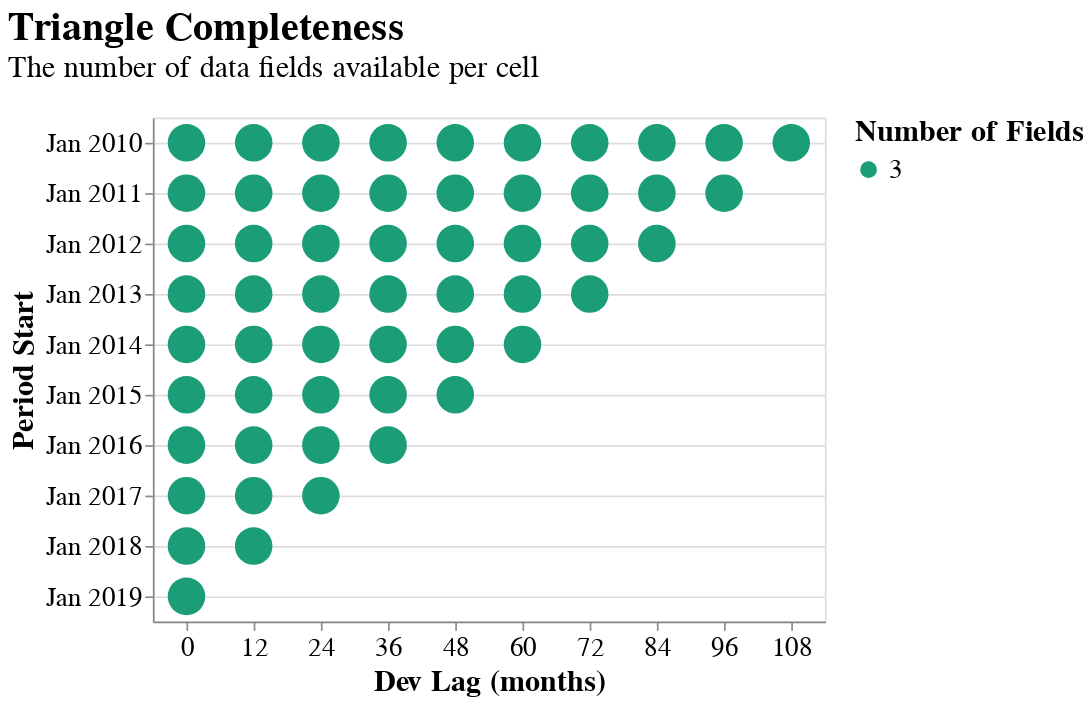

The notebook cell this image was saved under:
### Code cell
triangle.plot_data_completeness()

### Figure 1 — Vega-Lite specification as saved in the notebook (floating-point values rounded to 4 significant figures)
{"autosize": {"contains": "content", "resize": true}, "config": {"style": {"group-title": {"fontSize": 24}, "group-subtitle": {"fontSize": 18}, "guide-label": {"fontSize": 16, "font": "sans-serif"}, "guide-title": {"fontSize": 18, "font": "sans-serif"}}, "mark": {"color": "#1f8fff"}, "title": {"anchor": "start", "offset": 20}, "legend": {"orient": "right", "titleAnchor": "start", "layout": {"direction": "vertical"}, "labelFontSize": 16.0, "titleFontSize": 18.0}, "axis": {"labelFontSize": 16.0, "titleFontSize": 18.0}}, "data": {"values": [{"period_start": "2010-01-01T00:00:00", "period_end": "2010-12-31T00:00:00", "evaluation_date": "2010-12-31T00:00:00", "dev_lag": 0.0, "Number of Fields": 3, "Fields": "Reported Loss ($243,658,064), Paid Loss ($70,588,646), Earned Premium ($2,121,703,225)"}, {"period_start": "2010-01-01T00:00:00", "period_end": "2010-12-31T00:00:00", "evaluation_date": "2011-12-31T00:00:00", "dev_lag": 12.0, "Number of Fields": 3, "Fields": "Reported Loss ($395,096,938), Paid Loss ($191,049,873), Earned Premium ($2,162,103,901)"}, {"period_start": "2010-01-01T00:00:00", "period_end": "2010-12-31T00:00:00", "evaluation_date": "2012-12-31T00:00:00", "dev_lag": 24.0, "Number of Fields": 3, "Fields": "Reported Loss ($548,582,155), Paid Loss ($330,758,405), Earned Premium ($2,163,520,361)"}, {"period_start": "2010-01-01T00:00:00", "period_end": "2010-12-31T00:00:00", "evaluation_date": "2013-12-31T00:00:00", "dev_lag": 36.0, "Number of Fields": 3, "Fields": "Reported Loss ($686,344,518), Paid Loss ($491,636,366), Earned Premium ($2,163,624,849)"}, {"period_start": "2010-01-01T00:00:00", "period_end": "2010-12-31T00:00:00", "evaluation_date": "2014-12-31T00:00:00", "dev_lag": 48.0, "Number of Fields": 3, "Fields": "Reported Loss ($773,824,164), Paid Loss ($629,788,989), Earned Premium ($2,163,824,607)"}, {"period_start": "2010-01-01T00:00:00", "period_end": "2010-12-31T00:00:00", "evaluation_date": "2015-12-31T00:00:00", "dev_lag": 60.0, "Number of Fields": 3, "Fields": "Reported Loss ($832,966,812), Paid Loss ($720,524,903), Earned Premium ($2,163,842,844)"}, {"period_start": "2010-01-01T00:00:00", "period_end": "2010-12-31T00:00:00", "evaluation_date": "2016-12-31T00:00:00", "dev_lag": 72.0, "Number of Fields": 3, "Fields": "Reported Loss ($880,508,908), Paid Loss ($788,223,884), Earned Premium ($2,163,440,374)"}, {"period_start": "2010-01-01T00:00:00", "period_end": "2010-12-31T00:00:00", "evaluation_date": "2017-12-31T00:00:00", "dev_lag": 84.0, "Number of Fields": 3, "Fields": "Reported Loss ($932,015,319), Paid Loss ($851,971,064), Earned Premium ($2,163,468,443)"}, {"period_start": "2010-01-01T00:00:00", "period_end": "2010-12-31T00:00:00", "evaluation_date": "2018-12-31T00:00:00", "dev_lag": 96.0, "Number of Fields": 3, "Fields": "Reported Loss ($978,957,174), Paid Loss ($907,109,824), Earned Premium ($2,163,468,309)"}, {"period_start": "2010-01-01T00:00:00", "period_end": "2010-12-31T00:00:00", "evaluation_date": "2019-12-31T00:00:00", "dev_lag": 108.0, "Number of Fields": 3, "Fields": "Reported Loss ($1,015,084,834), Paid Loss ($951,027,598), Earned Premium ($2,163,466,434)"}, {"period_start": "2011-01-01T00:00:00", "period_end": "2011-12-31T00:00:00", "evaluation_date": "2011-12-31T00:00:00", "dev_lag": 0.0, "Number of Fields": 3, "Fields": "Reported Loss ($237,644,253), Paid Loss ($67,068,525), Earned Premium ($2,166,048,097)"}, {"period_start": "2011-01-01T00:00:00", "period_end": "2011-12-31T00:00:00", "evaluation_date": "2012-12-31T00:00:00", "dev_lag": 12.0, "Number of Fields": 3, "Fields": "Reported Loss ($410,075,452), Paid Loss ($196,829,619), Earned Premium ($2,210,528,644)"}, {"period_start": "2011-01-01T00:00:00", "period_end": "2011-12-31T00:00:00", "evaluation_date": "2013-12-31T00:00:00", "dev_lag": 24.0, "Number of Fields": 3, "Fields": "Reported Loss ($591,341,531), Paid Loss ($356,541,830), Earned Premium ($2,213,475,172)"}, {"period_start": "2011-01-01T00:00:00", "period_end": "2011-12-31T00:00:00", "evaluation_date": "2014-12-31T00:00:00", "dev_lag": 36.0, "Number of Fields": 3, "Fields": "Reported Loss ($748,491,770), Paid Loss ($530,208,704), Earned Premium ($2,214,381,998)"}, {"period_start": "2011-01-01T00:00:00", "period_end": "2011-12-31T00:00:00", "evaluation_date": "2015-12-31T00:00:00", "dev_lag": 48.0, "Number of Fields": 3, "Fields": "Reported Loss ($845,288,244), Paid Loss ($671,581,302), Earned Premium ($2,216,347,807)"}, {"period_start": "2011-01-01T00:00:00", "period_end": "2011-12-31T00:00:00", "evaluation_date": "2016-12-31T00:00:00", "dev_lag": 60.0, "Number of Fields": 3, "Fields": "Reported Loss ($928,326,572), Paid Loss ($777,006,516), Earned Premium ($2,215,957,619)"}, {"period_start": "2011-01-01T00:00:00", "period_end": "2011-12-31T00:00:00", "evaluation_date": "2017-12-31T00:00:00", "dev_lag": 72.0, "Number of Fields": 3, "Fields": "Reported Loss ($974,910,971), Paid Loss ($867,875,552), Earned Premium ($2,216,032,476)"}, {"period_start": "2011-01-01T00:00:00", "period_end": "2011-12-31T00:00:00", "evaluation_date": "2018-12-31T00:00:00", "dev_lag": 84.0, "Number of Fields": 3, "Fields": "Reported Loss ($1,024,221,477), Paid Loss ($941,927,554), Earned Premium ($2,216,951,753)"}, {"period_start": "2011-01-01T00:00:00", "period_end": "2011-12-31T00:00:00", "evaluation_date": "2019-12-31T00:00:00", "dev_lag": 96.0, "Number of Fields": 3, "Fields": "Reported Loss ($1,061,627,829), Paid Loss ($992,702,251), Earned Premium ($2,216,923,768)"}, {"period_start": "2012-01-01T00:00:00", "period_end": "2012-12-31T00:00:00", "evaluation_date": "2012-12-31T00:00:00", "dev_lag": 0.0, "Number of Fields": 3, "Fields": "Reported Loss ($236,985,777), Paid Loss ($74,068,913), Earned Premium ($2,201,404,074)"}, {"period_start": "2012-01-01T00:00:00", "period_end": "2012-12-31T00:00:00", "evaluation_date": "2013-12-31T00:00:00", "dev_lag": 12.0, "Number of Fields": 3, "Fields": "Reported Loss ($434,215,415), Paid Loss ($211,446,829), Earned Premium ($2,253,867,229)"}, {"period_start": "2012-01-01T00:00:00", "period_end": "2012-12-31T00:00:00", "evaluation_date": "2014-12-31T00:00:00", "dev_lag": 24.0, "Number of Fields": 3, "Fields": "Reported Loss ($622,628,001), Paid Loss ($380,348,689), Earned Premium ($2,255,215,248)"}, {"period_start": "2012-01-01T00:00:00", "period_end": "2012-12-31T00:00:00", "evaluation_date": "2015-12-31T00:00:00", "dev_lag": 36.0, "Number of Fields": 3, "Fields": "Reported Loss ($761,308,843), Paid Loss ($533,394,934), Earned Premium ($2,252,669,055)"}, {"period_start": "2012-01-01T00:00:00", "period_end": "2012-12-31T00:00:00", "evaluation_date": "2016-12-31T00:00:00", "dev_lag": 48.0, "Number of Fields": 3, "Fields": "Reported Loss ($859,756,537), Paid Loss ($665,906,667), Earned Premium ($2,252,484,614)"}, {"period_start": "2012-01-01T00:00:00", "period_end": "2012-12-31T00:00:00", "evaluation_date": "2017-12-31T00:00:00", "dev_lag": 60.0, "Number of Fields": 3, "Fields": "Reported Loss ($934,846,514), Paid Loss ($797,167,381), Earned Premium ($2,252,785,485)"}, {"period_start": "2012-01-01T00:00:00", "period_end": "2012-12-31T00:00:00", "evaluation_date": "2018-12-31T00:00:00", "dev_lag": 72.0, "Number of Fields": 3, "Fields": "Reported Loss ($1,002,440,030), Paid Loss ($904,656,221), Earned Premium ($2,254,487,581)"}, {"period_start": "2012-01-01T00:00:00", "period_end": "2012-12-31T00:00:00", "evaluation_date": "2019-12-31T00:00:00", "dev_lag": 84.0, "Number of Fields": 3, "Fields": "Reported Loss ($1,058,089,441), Paid Loss ($982,258,604), Earned Premium ($2,254,480,389)"}, {"period_start": "2013-01-01T00:00:00", "period_end": "2013-12-31T00:00:00", "evaluation_date": "2013-12-31T00:00:00", "dev_lag": 0.0, "Number of Fields": 3, "Fields": "Reported Loss ($244,232,778), Paid Loss ($73,447,874), Earned Premium ($2,224,631,996)"}, {"period_start": "2013-01-01T00:00:00", "period_end": "2013-12-31T00:00:00", "evaluation_date": "2014-12-31T00:00:00", "dev_lag": 12.0, "Number of Fields": 3, "Fields": "Reported Loss ($457,187,612), Paid Loss ($210,711,169), Earned Premium ($2,275,772,985)"}, {"period_start": "2013-01-01T00:00:00", "period_end": "2013-12-31T00:00:00", "evaluation_date": "2015-12-31T00:00:00", "dev_lag": 24.0, "Number of Fields": 3, "Fields": "Reported Loss ($645,823,551), Paid Loss ($372,893,164), Earned Premium ($2,274,498,914)"}, {"period_start": "2013-01-01T00:00:00", "period_end": "2013-12-31T00:00:00", "evaluation_date": "2016-12-31T00:00:00", "dev_lag": 36.0, "Number of Fields": 3, "Fields": "Reported Loss ($799,603,766), Paid Loss ($542,889,441), Earned Premium ($2,275,928,353)"}, {"period_start": "2013-01-01T00:00:00", "period_end": "2013-12-31T00:00:00", "evaluation_date": "2017-12-31T00:00:00", "dev_lag": 48.0, "Number of Fields": 3, "Fields": "Reported Loss ($928,152,534), Paid Loss ($721,878,438), Earned Premium ($2,277,274,161)"}, {"period_start": "2013-01-01T00:00:00", "period_end": "2013-12-31T00:00:00", "evaluation_date": "2018-12-31T00:00:00", "dev_lag": 60.0, "Number of Fields": 3, "Fields": "Reported Loss ($1,019,260,378), Paid Loss ($874,385,595), Earned Premium ($2,279,464,150)"}, {"period_start": "2013-01-01T00:00:00", "period_end": "2013-12-31T00:00:00", "evaluation_date": "2019-12-31T00:00:00", "dev_lag": 72.0, "Number of Fields": 3, "Fields": "Reported Loss ($1,085,654,963), Paid Loss ($979,417,880), Earned Premium ($2,280,764,989)"}, {"period_start": "2014-01-01T00:00:00", "period_end": "2014-12-31T00:00:00", "evaluation_date": "2014-12-31T00:00:00", "dev_lag": 0.0, "Number of Fields": 3, "Fields": "Reported Loss ($257,728,936), Paid Loss ($77,840,058), Earned Premium ($2,275,817,598)"}, {"period_start": "2014-01-01T00:00:00", "period_end": "2014-12-31T00:00:00", "evaluation_date": "2015-12-31T00:00:00", "dev_lag": 12.0, "Number of Fields": 3, "Fields": "Reported Loss ($474,976,820), Paid Loss ($224,195,933), Earned Premium ($2,305,299,918)"}, {"period_start": "2014-01-01T00:00:00", "period_end": "2014-12-31T00:00:00", "evaluation_date": "2016-12-31T00:00:00", "dev_lag": 24.0, "Number of Fields": 3, "Fields": "Reported Loss ($654,101,040), Paid Loss ($381,324,628), Earned Premium ($2,303,826,194)"}, {"period_start": "2014-01-01T00:00:00", "period_end": "2014-12-31T00:00:00", "evaluation_date": "2017-12-31T00:00:00", "dev_lag": 36.0, "Number of Fields": 3, "Fields": "Reported Loss ($802,949,191), Paid Loss ($552,141,966), Earned Premium ($2,304,620,424)"}, {"period_start": "2014-01-01T00:00:00", "period_end": "2014-12-31T00:00:00", "evaluation_date": "2018-12-31T00:00:00", "dev_lag": 48.0, "Number of Fields": 3, "Fields": "Reported Loss ($914,492,647), Paid Loss ($727,175,715), Earned Premium ($2,310,599,635)"}, {"period_start": "2014-01-01T00:00:00", "period_end": "2014-12-31T00:00:00", "evaluation_date": "2019-12-31T00:00:00", "dev_lag": 60.0, "Number of Fields": 3, "Fields": "Reported Loss ($1,004,012,351), Paid Loss ($862,705,701), Earned Premium ($2,313,481,775)"}, {"period_start": "2015-01-01T00:00:00", "period_end": "2015-12-31T00:00:00", "evaluation_date": "2015-12-31T00:00:00", "dev_lag": 0.0, "Number of Fields": 3, "Fields": "Reported Loss ($236,824,738), Paid Loss ($73,777,584), Earned Premium ($2,225,683,093)"}, {"period_start": "2015-01-01T00:00:00", "period_end": "2015-12-31T00:00:00", "evaluation_date": "2016-12-31T00:00:00", "dev_lag": 12.0, "Number of Fields": 3, "Fields": "Reported Loss ($421,744,079), Paid Loss ($202,024,927), Earned Premium ($2,250,495,643)"}, {"period_start": "2015-01-01T00:00:00", "period_end": "2015-12-31T00:00:00", "evaluation_date": "2017-12-31T00:00:00", "dev_lag": 24.0, "Number of Fields": 3, "Fields": "Reported Loss ($582,095,136), Paid Loss ($341,565,146), Earned Premium ($2,255,705,859)"}, {"period_start": "2015-01-01T00:00:00", "period_end": "2015-12-31T00:00:00", "evaluation_date": "2018-12-31T00:00:00", "dev_lag": 36.0, "Number of Fields": 3, "Fields": "Reported Loss ($731,870,058), Paid Loss ($499,511,793), Earned Premium ($2,261,322,270)"}, {"period_start": "2015-01-01T00:00:00", "period_end": "2015-12-31T00:00:00", "evaluation_date": "2019-12-31T00:00:00", "dev_lag": 48.0, "Number of Fields": 3, "Fields": "Reported Loss ($855,372,800), Paid Loss ($667,017,769), Earned Premium ($2,265,868,862)"}, {"period_start": "2016-01-01T00:00:00", "period_end": "2016-12-31T00:00:00", "evaluation_date": "2016-12-31T00:00:00", "dev_lag": 0.0, "Number of Fields": 3, "Fields": "Reported Loss ($242,792,529), Paid Loss ($73,883,593), Earned Premium ($2,267,223,159)"}, {"period_start": "2016-01-01T00:00:00", "period_end": "2016-12-31T00:00:00", "evaluation_date": "2017-12-31T00:00:00", "dev_lag": 12.0, "Number of Fields": 3, "Fields": "Reported Loss ($422,751,136), Paid Loss ($201,704,277), Earned Premium ($2,374,180,260)"}, {"period_start": "2016-01-01T00:00:00", "period_end": "2016-12-31T00:00:00", "evaluation_date": "2018-12-31T00:00:00", "dev_lag": 24.0, "Number of Fields": 3, "Fields": "Reported Loss ($610,448,194), Paid Loss ($348,315,018), Earned Premium ($2,392,443,451)"}, {"period_start": "2016-01-01T00:00:00", "period_end": "2016-12-31T00:00:00", "evaluation_date": "2019-12-31T00:00:00", "dev_lag": 36.0, "Number of Fields": 3, "Fields": "Reported Loss ($765,230,079), Paid Loss ($518,416,339), Earned Premium ($2,396,744,813)"}, {"period_start": "2017-01-01T00:00:00", "period_end": "2017-12-31T00:00:00", "evaluation_date": "2017-12-31T00:00:00", "dev_lag": 0.0, "Number of Fields": 3, "Fields": "Reported Loss ($251,123,978), Paid Loss ($76,901,849), Earned Premium ($2,468,597,453)"}, {"period_start": "2017-01-01T00:00:00", "period_end": "2017-12-31T00:00:00", "evaluation_date": "2018-12-31T00:00:00", "dev_lag": 12.0, "Number of Fields": 3, "Fields": "Reported Loss ($486,105,955), Paid Loss ($221,442,276), Earned Premium ($2,609,582,607)"}, {"period_start": "2017-01-01T00:00:00", "period_end": "2017-12-31T00:00:00", "evaluation_date": "2019-12-31T00:00:00", "dev_lag": 24.0, "Number of Fields": 3, "Fields": "Reported Loss ($709,010,051), Paid Loss ($389,627,686), Earned Premium ($2,624,487,706)"}, {"period_start": "2018-01-01T00:00:00", "period_end": "2018-12-31T00:00:00", "evaluation_date": "2018-12-31T00:00:00", "dev_lag": 0.0, "Number of Fields": 3, "Fields": "Reported Loss ($262,592,461), Paid Loss ($77,722,460), Earned Premium ($2,696,907,508)"}, {"period_start": "2018-01-01T00:00:00", "period_end": "2018-12-31T00:00:00", "evaluation_date": "2019-12-31T00:00:00", "dev_lag": 12.0, "Number of Fields": 3, "Fields": "Reported Loss ($503,340,228), Paid Loss ($234,656,477), Earned Premium ($2,835,808,858)"}, {"period_start": "2019-01-01T00:00:00", "period_end": "2019-12-31T00:00:00", "evaluation_date": "2019-12-31T00:00:00", "dev_lag": 0.0, "Number of Fields": 3, "Fields": "Reported Loss ($244,946,814), Paid Loss ($67,781,929), Earned Premium ($2,860,801,140)"}]}, "mark": {"type": "circle", "opacity": 1, "size": 500.0}, "encoding": {"color": {"condition": {"param": "param_3", "field": "Number of Fields", "scale": {"scheme": "dark2"}, "type": "nominal"}, "value": "lightgray"}, "tooltip": [{"field": "period_start", "title": "Period Start", "type": "temporal"}, {"field": "period_end", "title": "Period End", "type": "temporal"}, {"field": "evaluation_date", "title": "Evaluation Date", "type": "temporal"}, {"field": "dev_lag", "title": "Dev Lag (months)", "type": "nominal"}, {"field": "Fields", "type": "nominal"}], "x": {"axis": {"labelAngle": 0}, "field": "dev_lag", "scale": {"zero": true}, "title": "Dev Lag (months)", "type": "nominal"}, "y": {"field": "period_start", "scale": {"padding": 15, "reverse": true}, "timeUnit": "yearmonth", "title": "Period Start", "type": "temporal"}}, "height": 300, "params": [{"name": "param_3", "select": {"type": "point"}}, {"name": "param_4", "select": {"type": "interval", "encodings": ["x", "y"]}, "bind": "scales"}], "title": {"text": "Triangle Completeness", "subtitle": "The number of data fields available per cell"}, "width": 400, "$schema": "https://vega.github.io/schema/vega-lite/v5.20.1.json"}
